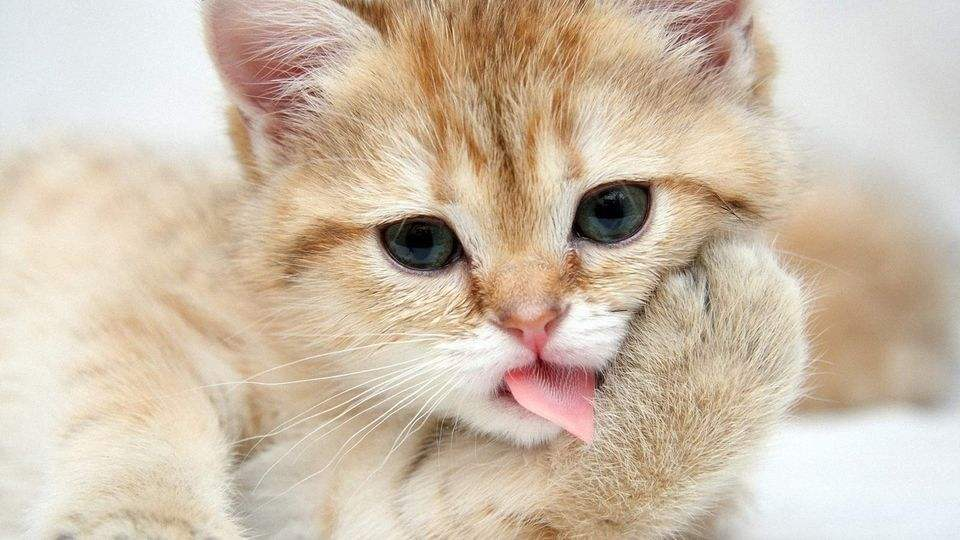
#> input picture image_resize/cat.jpg, 960 x 540 px, found by its file name
$ python img_resize.py
#> lines starting #> are read from the running program, lines starting #| are printed output that depends on the picture
#> further down, image is the input picture: shape (540, 960, 3); mean B, G, R 172, 190.9, 207.2
#| (540, 960, 3)
# @Time : 2020/7/3 20:16
# @Author : ShineJo
# @File : img_resize.py
# @Software: PyCharm
# @Function: 等比例放缩图片

import cv2

"""等比例放缩图片，返回放缩后的图片和放缩比例"""


def img_resize(img, max_len):
#> called with max_len = 100
    height, width = img.shape[0], img.shape[1]
#> height = 540; width = 960
    # 设置新的图片分辨率框架
    width_new = max_len
    height_new = max_len
    # 判断图片的长宽比率
    if width / height >= width_new / height_new:
        rate = width / width_new
#> rate = 9.6
        img_new = cv2.resize(img, (width_new, int(height * width_new / width)))
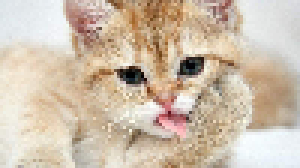
#> img_new: shape (56, 100, 3) (shown 3 times larger); mean B, G, R 172, 191, 207.3
    else:
        rate = height / height_new
        img_new = cv2.resize(img, (int(width * height_new / height), height_new))
    return img_new, rate


if __name__ == '__main__':
    img_path = "../draw/cat.jpg"
    image = cv2.imread(img_path)
    print(image.shape)
    resized_img, r = img_resize(image, 100)
#> r = 9.6
    print(resized_img.shape)
#| (56, 100, 3)
    cv2.imshow("img", resized_img)
    cv2.waitKey(0)
